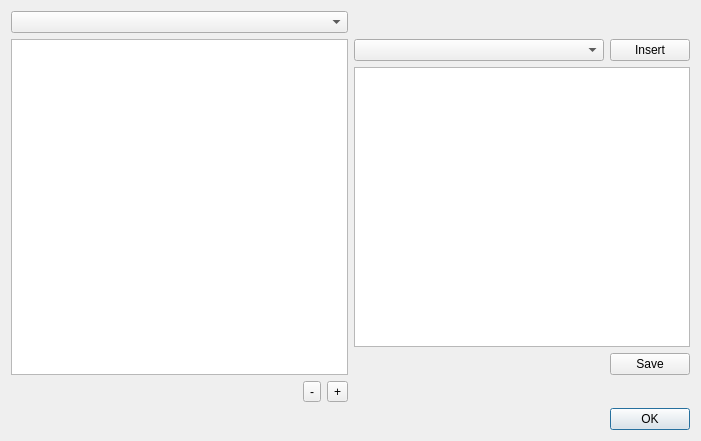
<?xml version="1.0" encoding="UTF-8"?>
<ui version="4.0">
 <class>Form</class>
 <widget class="QDialog" name="Form">
  <property name="geometry">
   <rect>
    <x>0</x>
    <y>0</y>
    <width>701</width>
    <height>441</height>
   </rect>
  </property>
  <property name="windowTitle">
   <string>Define derived components</string>
  </property>
  <layout class="QVBoxLayout" name="verticalLayout">
   <item>
    <layout class="QGridLayout" name="gridLayout">
     <item row="0" column="1">
      <spacer name="horizontalSpacer_4">
       <property name="orientation">
        <enum>Qt::Horizontal</enum>
       </property>
       <property name="sizeHint" stdset="0">
        <size>
         <width>40</width>
         <height>20</height>
        </size>
       </property>
      </spacer>
     </item>
     <item row="0" column="0">
      <widget class="QComboBox" name="combosel_data"/>
     </item>
     <item row="8" column="0">
      <layout class="QHBoxLayout" name="horizontalLayout_3">
       <item>
        <spacer name="horizontalSpacer_2">
         <property name="orientation">
          <enum>Qt::Horizontal</enum>
         </property>
         <property name="sizeHint" stdset="0">
          <size>
           <width>40</width>
           <height>20</height>
          </size>
         </property>
        </spacer>
       </item>
       <item>
        <widget class="QToolButton" name="button_remove_component">
         <property name="text">
          <string>-</string>
         </property>
        </widget>
       </item>
       <item>
        <widget class="QToolButton" name="button_add_component">
         <property name="text">
          <string>+</string>
         </property>
        </widget>
       </item>
      </layout>
     </item>
     <item row="8" column="1">
      <spacer name="horizontalSpacer_3">
       <property name="orientation">
        <enum>Qt::Horizontal</enum>
       </property>
       <property name="sizeHint" stdset="0">
        <size>
         <width>40</width>
         <height>20</height>
        </size>
       </property>
      </spacer>
     </item>
     <item row="7" column="0">
      <widget class="QListWidget" name="list_derived"/>
     </item>
     <item row="7" column="1">
      <layout class="QGridLayout" name="gridLayout_2">
       <item row="2" column="1">
        <widget class="QPushButton" name="button_save">
         <property name="text">
          <string>Save</string>
         </property>
        </widget>
       </item>
       <item row="2" column="0">
        <spacer name="horizontalSpacer_5">
         <property name="orientation">
          <enum>Qt::Horizontal</enum>
         </property>
         <property name="sizeHint" stdset="0">
          <size>
           <width>40</width>
           <height>20</height>
          </size>
         </property>
        </spacer>
       </item>
       <item row="1" column="0" colspan="2">
        <widget class="QTextEdit" name="text_expression"/>
       </item>
       <item row="0" column="0">
        <widget class="QComboBox" name="comboBox"/>
       </item>
       <item row="0" column="1">
        <widget class="QPushButton" name="pushButton">
         <property name="text">
          <string>Insert</string>
         </property>
        </widget>
       </item>
      </layout>
     </item>
    </layout>
   </item>
   <item>
    <layout class="QHBoxLayout" name="horizontalLayout">
     <item>
      <spacer name="horizontalSpacer">
       <property name="orientation">
        <enum>Qt::Horizontal</enum>
       </property>
       <property name="sizeHint" stdset="0">
        <size>
         <width>40</width>
         <height>20</height>
        </size>
       </property>
      </spacer>
     </item>
     <item>
      <widget class="QPushButton" name="button_ok">
       <property name="text">
        <string>OK</string>
       </property>
       <property name="default">
        <bool>true</bool>
       </property>
      </widget>
     </item>
    </layout>
   </item>
  </layout>
 </widget>
 <resources/>
 <connections/>
</ui>
